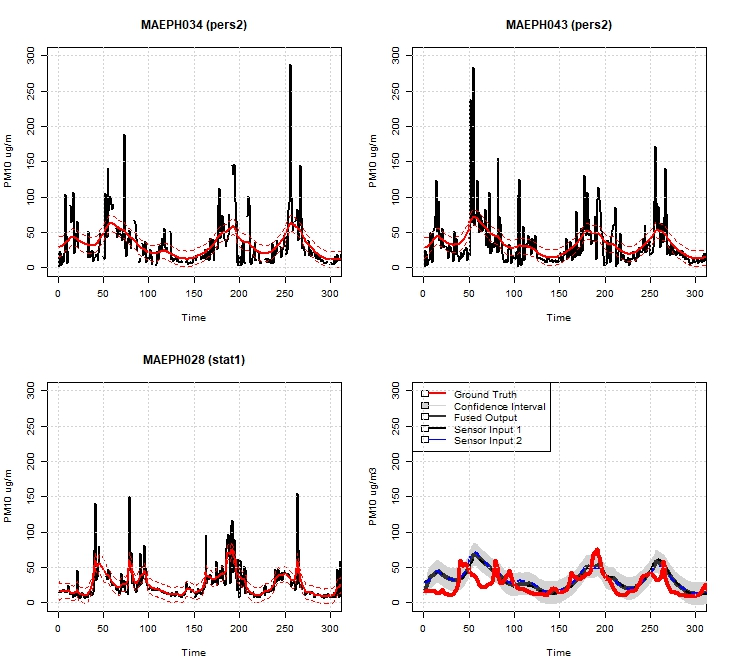

R code for this plot:
rm(list=ls())

library(tidyverse)
library(KFAS)
library(tseries)
library(forecast)
library(pracma)
library(dplyr)
library(xts)
library(dplyr)
library(stats)
library(forecast)
library(zoo)


file_path <- "C:/..../231019Dual_personal_sensor_measurements.rds"
sensor_data <- readRDS(file_path)


tidy_sensor_data <- sensor_data %>%
  pivot_wider(
    names_from = variable,
    values_from = value
  )


custom_colors <- c("red", "blue", "green", "orange", "purple", "brown",   "gray70", "gray40", "gray1")


ggplot(tidy_sensor_data, aes(x = datetime, color = as.factor(number))) +
  geom_line(aes(y = PM10), size=0.8) +
  #geom_point(aes(y = light), size=0.8) + 
  labs(x = "Time Difference (mins)", y = "PM10 ug/m3") +
  ggtitle("Dual personal measurement sensor data") +
  facet_wrap( ~ sensorID ,  ncol = 2, scales = "free")  +
  scale_color_manual(values = custom_colors) +
  scale_y_continuous(breaks = seq(0, 100, by = 20), limits = c(0, 100), name ="PM10 ug/m3")




## sensor fusion

filtered_sensors <- tidy_sensor_data %>%
  filter(sensorID %in% c("MAEPH034", "MAEPH043", "MAEPH028") & number  %in% c("pers2", "stat1") )

#filtered_sensors  <- tidy_sensor_data %>%
#  filter(sensorID %in% c("MAEPH034", "MAEPH043", "MAEPH037") & number  %in% c("pers2", "stat1") )

#filtered_sensors  <- tidy_sensor_data %>%
#  filter(sensorID %in% c("MAEPH034", "MAEPH043", "MAEPH041") & number  %in% c("pers2", "stat3") ) ## no, dont use

#filtered_sensors <- tidy_sensor_data %>%
#  filter(sensorID %in% c("MAEPH037", "MAEPH034", "MAEPH043") & number  %in% c("pers2", "stat1") )

#filtered_sensors <- tidy_sensor_data %>%
#  filter(sensorID %in% c("MAEPH026", "MAEPH034", "MAEPH043") & number  %in% c("pers2", "stat3") )


#ggplot(filtered_sensors, aes(x = datetime, color = as.factor(sensorID))) +
#  geom_line(aes(y = PM10)) +
  # geom_point(aes(y = UVB), size=0.8) + 
#  labs(x = "Time", y = "PM10 ug/m3") +
#  ggtitle("Dual personal measurement sensor data") +
  # facet_wrap( ~ sensorID ,  ncol = 2, scales = "free")  +
#  scale_color_manual(values = custom_colors) +
#  scale_y_continuous(breaks = seq(0, 100, by = 20), limits = c(0, 100))


data_sens1 <- filtered_sensors %>%
  filter(sensorID == "MAEPH034"  & number == "pers2") 
ts_data1 <- xts(data_sens1[, -1], order.by = data_sens1$datetime)
ts_data1 <- as.zoo(ts_data1)
#new_start_time1 <- as.POSIXct("2022-10-06 09:14:37", format = "%Y-%m-%d %H:%M:%S")
#new_start_time1 <- as.POSIXct("2022-10-06 10:02:08", format = "%Y-%m-%d %H:%M:%S")
new_start_time1 <- as.POSIXct("2022-10-06 09:12:08", format = "%Y-%m-%d %H:%M:%S")
time_diff1 <- new_start_time1 - index(ts_data1)[1]
index(ts_data1) <- index(ts_data1) + time_diff1
ts_data1 <- as.xts(ts_data1)

data_sens2 <- filtered_sensors %>%
  filter(sensorID ==  "MAEPH043"  & number == "pers2") 
ts_data2 <- xts(data_sens2[, -1], order.by = data_sens2$datetime)
ts_data2 <- as.zoo(ts_data2)
#new_start_time2 <- as.POSIXct("2022-10-06 09:14:37", format = "%Y-%m-%d %H:%M:%S")
#new_start_time2 <- as.POSIXct("2022-10-06 10:02:37", format = "%Y-%m-%d %H:%M:%S")
new_start_time2 <- as.POSIXct("2022-10-06 09:12:37", format = "%Y-%m-%d %H:%M:%S")
time_diff2 <- new_start_time2 - index(ts_data2)[1]
index(ts_data2) <- index(ts_data2) + time_diff2
ts_data2 <- as.xts(ts_data2)


#data_sens3 <- filtered_sensors %>%
#  filter(sensorID ==  "MAEPH037"  & number == "stat1") 
#data_sens3 <- filtered_sensors %>%
#  filter(sensorID ==  "MAEPH037"  & number == "stat1") 
#data_sens3 <- filtered_sensors %>%
#  filter(sensorID ==  "MAEPH041"  & number == "stat3") 
data_sens3 <- filtered_sensors %>%
  filter(sensorID ==  "MAEPH028"  & number == "stat1") 
#data_sens3 <- filtered_sensors %>%
#  filter(sensorID ==  "MAEPH026"  & number == "stat3") 
ts_data3 <- xts(data_sens3[, -1], order.by = data_sens3$datetime)
#ts_data3 <- as.zoo(ts_data3)
#new_start_time3 <- as.POSIXct("2022-10-06 10:02:18", format = "%Y-%m-%d %H:%M:%S")
#time_diff3 <- new_start_time3 - index(ts_data3)[1]
#index(ts_data3) <- index(ts_data3) + time_diff3
#ts_data3 <- as.xts(ts_data3)




insertTable <- function(existingDF, newTable, r) {
  existingDF <- rbind(existingDF[seq(1, r - 1), ], newTable, existingDF[seq(r, nrow(existingDF)), ])

}



timestamps <- index(ts_data3)
time_diffs <- diff(timestamps)
numeric_values <- as.numeric(time_diffs)
gaps_indices <- which(time_diffs >= 2)

modified_data <- ts_data3

for (i in 1:length(gaps_indices)) {
  
  gap_start <- gaps_indices[i]
  
  # Ensure correct indexing for the timestamp
  start_time <- as.POSIXct(ts_data3[gap_start, 1], format = "%Y-%m-%d %H:%M:%S")
  
  # Create a matrix with the same number of columns as ts_data3
  new_data <- matrix(NA, nrow = numeric_values[gaps_indices[i]], ncol = ncol(ts_data3))
  
  # Generate time values with a 60-second interval
  time_values <- seq(start_time, by = 60, length.out = numeric_values[gaps_indices[i]])
  
  # Create an xts object with new_data and time_values
  new_data <- xts(new_data, order.by = time_values)
  
  # Insert the new_data into ts_data3 at the specified gap_start
  modified_data <- insertTable(modified_data, new_data[2:numeric_values[gaps_indices[i]]], gap_start)
}

# Verify that the modifications resolve the issues
ts_data3 <- as.xts(modified_data)






timestamps <- index(ts_data1)
time_diffs <- diff(timestamps)
numeric_values <- as.numeric(time_diffs)
gaps_indices <- which(time_diffs >= 2)

modified_data <- ts_data1

for (i in 1:length(gaps_indices)) {
  
  gap_start <- gaps_indices[i]
  
  # Ensure correct indexing for the timestamp
  start_time <- as.POSIXct(ts_data1[gap_start, 1], format = "%Y-%m-%d %H:%M:%S")
  
  # Create a matrix with the same number of columns as ts_data3
  new_data <- matrix(NA, nrow = numeric_values[gaps_indices[i]], ncol = ncol(ts_data1))
  
  # Generate time values with a 60-second interval
  time_values <- seq(start_time, by = 60, length.out = numeric_values[gaps_indices[i]])
  
  # Create an xts object with new_data and time_values
  new_data <- xts(new_data, order.by = time_values)
  
  # Insert the new_data into ts_data3 at the specified gap_start
  modified_data <- insertTable(modified_data, new_data[2:numeric_values[gaps_indices[i]]], gap_start)
}

# Verify that the modifications resolve the issues
ts_data1 <- as.xts(modified_data)



timestamps <- index(ts_data2)
time_diffs <- diff(timestamps)
numeric_values <- as.numeric(time_diffs)
gaps_indices <- which(time_diffs >= 2)
modified_data <- ts_data2

for (i in 1:length(gaps_indices)) {
  
  gap_start <- gaps_indices[i]
  
  # Ensure correct indexing for the timestamp
  start_time <- as.POSIXct(ts_data2[gap_start, 1], format = "%Y-%m-%d %H:%M:%S")
  
  # Create a matrix with the same number of columns as ts_data3
  new_data <- matrix(NA, nrow = numeric_values[gaps_indices[i]], ncol = ncol(ts_data2))
  
  # Generate time values with a 60-second interval
  time_values <- seq(start_time, by = 60, length.out = numeric_values[gaps_indices[i]])
  
  # Create an xts object with new_data and time_values
  new_data <- xts(new_data, order.by = time_values)
  
  # Insert the new_data into ts_data3 at the specified gap_start
  modified_data <- insertTable(modified_data, new_data[2:numeric_values[gaps_indices[i]]], gap_start)
}

# Verify that the modifications resolve the issues
ts_data2 <- as.xts(modified_data)


y1.LLM <- SSModel(ts_data1$PM10 ~ SSMtrend(1, Q=10), H=NA )
y2.LLM <- SSModel(ts_data2$PM10 ~ SSMtrend(1, Q=10), H=NA )
y3.LLM <- SSModel(ts_data3$PM10 ~ SSMtrend(1, Q=NA), H=NA )

# maximum likelihood estimation of paramaters of Q and H (i.e. variance of the two inovations)
pars1 <- log( rep(var(ts_data1$PM10, na.rm=TRUE), 2) )
pars2 <- log( rep(var(ts_data2$PM10, na.rm=TRUE), 2) )
pars3 <- log( rep(var(ts_data3$PM10, na.rm=TRUE), 2) )


y1.fit <- fitSSM( model=y1.LLM, inits=pars1, method='BFGS' )
y2.fit <- fitSSM( model=y2.LLM, inits=pars2, method='BFGS' )
y3.fit <- fitSSM( model=y3.LLM, inits=pars3, method='BFGS' )

# run Kalman Filter and Smoother with estimated parameters
y1.out <- KFS(y1.fit$model)
y2.out <- KFS(y2.fit$model)
y3.out <- KFS(y3.fit$model)

# construct 90% confidence intervals for smoothed state
y1.KS.CI <- predict(y1.fit$model, interval="confidence", level=0.9)
y2.KS.CI <- predict(y2.fit$model, interval="confidence", level=0.9)
y3.KS.CI <- predict(y3.fit$model, interval="confidence", level=0.9)

# Set a common x-axis range for all plots
common_xrange <- c(0, 300)
common_yrange <- c(0, 300)
par(mfrow=c(2,2), cex=0.6); 
ts.plot(ts_data1$PM10, y1.KS.CI, col = c("black", "red", "red", "red"), lty = c(1, 1, 2, 2), lwd = c(2, 2, 1, 1),
        xlab = "Time", ylab = "PM10 ug/m", main = "MAEPH034 (pers2)", xlim = common_xrange, ylim=common_yrange);grid()
ts.plot(ts_data2$PM10, y2.KS.CI, col = c("black", "red", "red", "red"), lty = c(1, 1, 2, 2), lwd = c(2, 2, 1, 1),
        xlab = "Time", ylab = "PM10 ug/m", main = "MAEPH043 (pers2)", xlim = common_xrange, ylim=common_yrange);grid()
ts.plot(ts_data3$PM10, y3.KS.CI, col = c("black", "red", "red", "red"), lty = c(1, 1, 2, 2), lwd = c(2, 2, 1, 1),
        xlab = "Time", ylab = "PM10 ug/m", main = "MAEPH028 (stat1)", xlim = common_xrange, ylim=common_yrange);grid()


cor(y1.KS.CI[1:322,1], y3.KS.CI[1:322,1])
cor(y2.KS.CI[1:322,1], y3.KS.CI[1:322,1])
cor(y1.KS.CI[1:322,1], y2.KS.CI[1:322,1])


# Function to initialize the Kalman filter
init_kalman <- function(y) {
  X <- matrix(c(y, 0), nrow = 2, byrow = TRUE)
  P <- matrix(c(1, 0, 0, 1), nrow = 2, byrow = TRUE)
  return(list(X = X, P = P))
}

# Function for the prediction step of Kalman filter
prediction <- function(X, P, Q, F) {
  X <- F %*% X
  P <- F %*% P %*% t(F) + Q
  return(list(X = X, P = P))
}

# Function for the update step of Kalman filter
update <- function(X, P, y, R, H) { 
  Inn <- y - H %*% X   # residual between the actual and predicted measurement 
  S <- H %*% P %*% t(H) + R
  K <- P %*% t(H) %*% solve(S)
  
  X <- X + K %*% Inn
  P <- P - K %*% H %*% P
  
  return(list(X = X, P = P))
}


# Main function to run the Kalman filter and plot the results
main <- function() {
  dt <- 1
  t <- seq(1, 322, by = dt)
  n <- 322
  
  # Define transition matrix (F) and process noise covariance matrix (Q)
  F <- matrix(c(1, dt, 0, 1), nrow = 2, byrow = TRUE)
  Q <- matrix(c(20, 0, 0, 20), nrow = 2, byrow = TRUE)
  
  # Ground truth signal
  signalX <- y3.KS.CI[1:322,1] # as.zoo(ts_data3$PM10[1:322])#y3.KS.CI[1:322,1] #as.zoo(ts_data3$PM10[1:322])  ## 
  
  # Initialize the Kalman filter
  initial_observation <- y3.KS.CI[1,1] #data_sens3$PM10[1]
  kalman_state <- init_kalman(initial_observation)
  
  # Create empty arrays to store results
  X_arr <- matrix(0, n, 2)
  
  X_confidence_upper <- vector("numeric", length = n)
  X_confidence_lower <- vector("numeric", length = n)
  
  s1 <- y1.KS.CI[1:322,1]
  s2 <- y2.KS.CI[1:322,1]
  
  # Fusion
  for (i in 1:n) {
    if (i == 1) {
      kalman_state <- init_kalman(signalX[i]) 
      
    } else {
      kalman_state <- prediction(kalman_state$X, kalman_state$P, Q, F)
      kalman_state <- update(kalman_state$X, kalman_state$P, s1[i], var(s1), matrix(c(1, 0), nrow = 1, byrow = TRUE))
      kalman_state <- update(kalman_state$X, kalman_state$P, s2[i], var(s2), matrix(c(1, 0), nrow = 1, byrow = TRUE))
    }
    
    X_arr[i, ] <- kalman_state$X
    
    # Calculate the confidence intervals
    X_confidence_upper[i] <- X_arr[i, 1] + 1.96 * sqrt(kalman_state$P[1, 1])  
    X_confidence_lower[i] <- X_arr[i, 1] - 1.96 * sqrt(kalman_state$P[1, 1])
  }
  

  plot(t,signalX, type = "l", lwd =1 , col = "black", xlab = "Time", ylab = "PM10 ug/m3",
       xlim = common_xrange, ylim=common_yrange);grid()

  polygon(c(t, rev(t)), c(X_confidence_upper, rev(X_confidence_lower)), col = "lightgrey", border = NA)
  lines(t, X_arr[, 1], lwd = 4, col = "grey20")
  lines(t, s1, lty = 2, lwd = 2, col = "black")
  lines(t, s2, lty = 2, lwd = 2, col = "blue")
  lines(t,signalX, type = "l", lwd =4 , col = "red")
  
 legend("topleft", legend = c("Ground Truth",  "Confidence Interval", "Fused Output", "Sensor Input 1", "Sensor Input 2" ),
         col = c("red", "lightgrey", "grey20", "black", "blue"),
         lty = c(1, 1, 1,  1, 1),
         lwd = c(2, 0.5, 2,  2, 1),
         fill = c(NA,  "lightgrey", NA, NA,  NA, alpha = 0.05))
  
  grid()
  
  cor(y3.KS.CI[1:322,1],X_arr[1:322,1])
  
  
}


# Run the main function
main()
